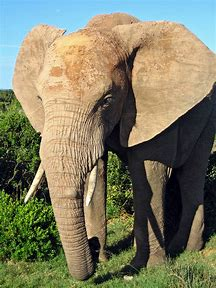
#> input picture Elephant.jpeg, 216 x 288 px
$ jupyter execute Question2_DIP.ipynb
#> lines starting #> are read from the running program, lines starting #| are printed output that depends on the picture
#> further down, image is the input picture: PIL image 216x288 RGB; mean R, G, B 126.5, 124.6, 99.5
<a href="https://colab.research.google.com/github/SwamyYedla/Digital-Image-Processing/blob/main/Question2_DIP.ipynb" target="_parent"></a>

[cell 1]
import numpy as np
import matplotlib.pyplot as plt
from PIL import Image

def floyd_steinberg_dithering(image):
    gray_image = image.convert('L')
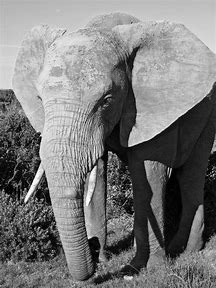
#> gray_image: PIL image 216x288 L; min 0, max 253, mean 122.3
    gray_image = np.array(gray_image, dtype=np.float32)
#> gray_image: shape (288, 216) float32

    height, width = gray_image.shape
#> height = 288; width = 216
    dithered = np.zeros_like(gray_image, dtype=np.uint8)

    for y in range(height):
        for x in range(width):
            old_pixel = gray_image[y, x]
            new_pixel = 255 * (old_pixel > 127)
            dithered[y, x] = new_pixel
            quant_error = old_pixel - new_pixel

            if x + 1 < width:
                gray_image[y, x + 1] += quant_error * 7 / 16
            if y + 1 < height:
                if x - 1 >= 0:
                    gray_image[y + 1, x - 1] += quant_error * 3 / 16
                gray_image[y + 1, x] += quant_error * 5 / 16
                if x + 1 < width:
                    gray_image[y + 1, x + 1] += quant_error * 1 / 16
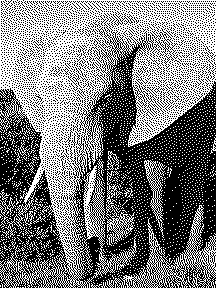
#> dithered: shape (288, 216); 47.9% white in thin lines or dots
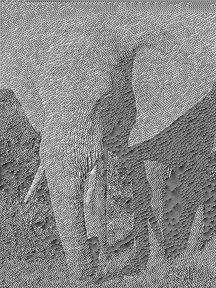
#> gray_image: shape (288, 216) float32; min -86.74, max 308.6, mean 124.4; drawn with min black and max white

    return dithered

def jarvis_dithering(image):
    gray_image = image.convert('L')
    gray_image = np.array(gray_image, dtype=np.float32)

    height, width = gray_image.shape
#> height = 288; width = 216
    dithered = np.zeros_like(gray_image, dtype=np.uint8)

    for y in range(height):
        for x in range(width):
            old_pixel = gray_image[y, x]
            new_pixel = 255 * (old_pixel > 127)
            dithered[y, x] = new_pixel
            quant_error = old_pixel - new_pixel

            if x + 1 < width:
                gray_image[y, x + 1] += quant_error * 7 / 48
            if x + 2 < width:
                gray_image[y, x + 2] += quant_error * 5 / 48
            if y + 1 < height:
                if x - 2 >= 0:
                    gray_image[y + 1, x - 2] += quant_error * 3 / 48
                if x - 1 >= 0:
                    gray_image[y + 1, x - 1] += quant_error * 5 / 48
                gray_image[y + 1, x] += quant_error * 7 / 48
                if x + 1 < width:
                    gray_image[y + 1, x + 1] += quant_error * 5 / 48
                if x + 2 < width:
                    gray_image[y + 1, x + 2] += quant_error * 3 / 48
            if y + 2 < height:
                if x - 2 >= 0:
                    gray_image[y + 2, x - 2] += quant_error * 1 / 48
                if x - 1 >= 0:
                    gray_image[y + 2, x - 1] += quant_error * 3 / 48
                gray_image[y + 2, x] += quant_error * 5 / 48
                if x + 1 < width:
                    gray_image[y + 2, x + 1] += quant_error * 3 / 48
                if x + 2 < width:
                    gray_image[y + 2, x + 2] += quant_error * 1 / 48
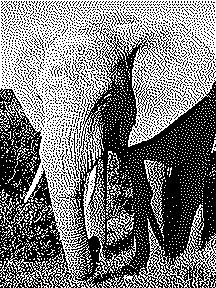
#> dithered: shape (288, 216); 47.9% white in thin lines or dots
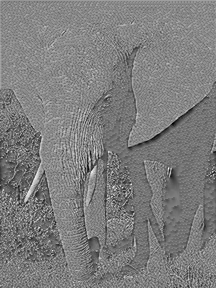
#> gray_image: shape (288, 216) float32; min -50.55, max 301.3, mean 123.2; drawn with min black and max white

    return dithered

# Loaing the Elephant image
image_path = 'Elephant.jpeg'
image = Image.open(image_path)

# Apply both dithering algorithms
floyd_dithered = floyd_steinberg_dithering(image)
jarvis_dithered = jarvis_dithering(image)

# Display results
plt.figure(figsize=(12, 6))


plt.subplot(1, 3, 2)
plt.imshow(floyd_dithered, cmap='gray')
plt.title('Floyd-Steinberg Dithering on elephant image')
plt.axis('off')

plt.subplot(1, 3, 3)
plt.imshow(jarvis_dithered, cmap='gray')
plt.title('Jarvis-Judice-Ninke Dithering on elephant image')
plt.axis('off')

plt.tight_layout()
plt.show()
